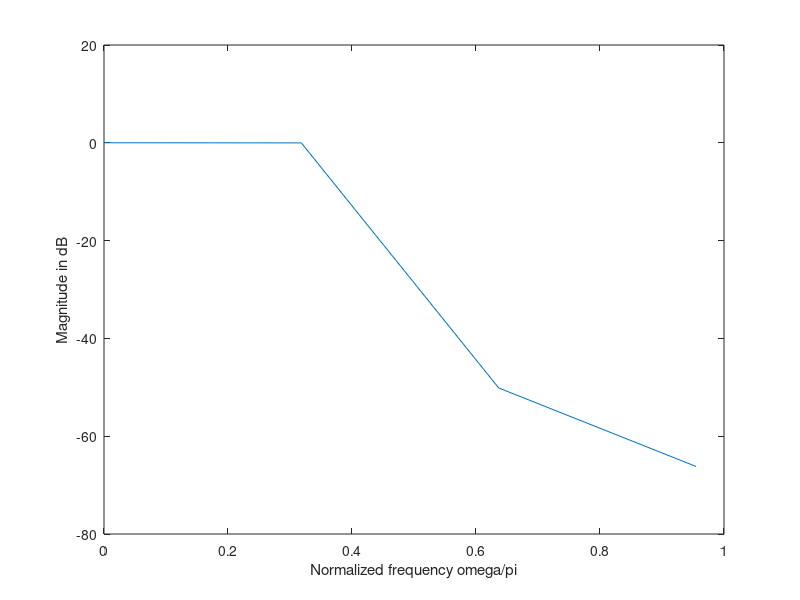

This chart was generated by the following MATLAB code:
close all;
clc;

alphap = 0.01;
alphas = 44;
ws = 30;
wp = 20;
wfs = 100;

b  = ws - wp;
wc = 0.5 * (ws + wp);
wcr = wc * 2 * pi / wfs;

d = (alphas - 7.95) / 14.36;
N = ceil((wfs * d / b) + 1)

alpha = (N - 1) / 2;

gamma = (0.5842 * ((alphas - 21)^0.4) + 0.07886 * (alphas - 21));

n = 0:1:N-1;
a1 = sin(wcr * (n - alpha));
a2 = pi * (n - alpha);

hd = a1 ./ a2;
hd(alpha + 1) = 0.5;

wk = kaiser(N, gamma)';
hn = hd .* wk;

w = 0:1:pi;
h = freqz(hn, 1, w);

plot(w/pi, 20*log10(h));
xlabel("Normalized frequency \omega/\pi");
ylabel("Magnitude in dB");
